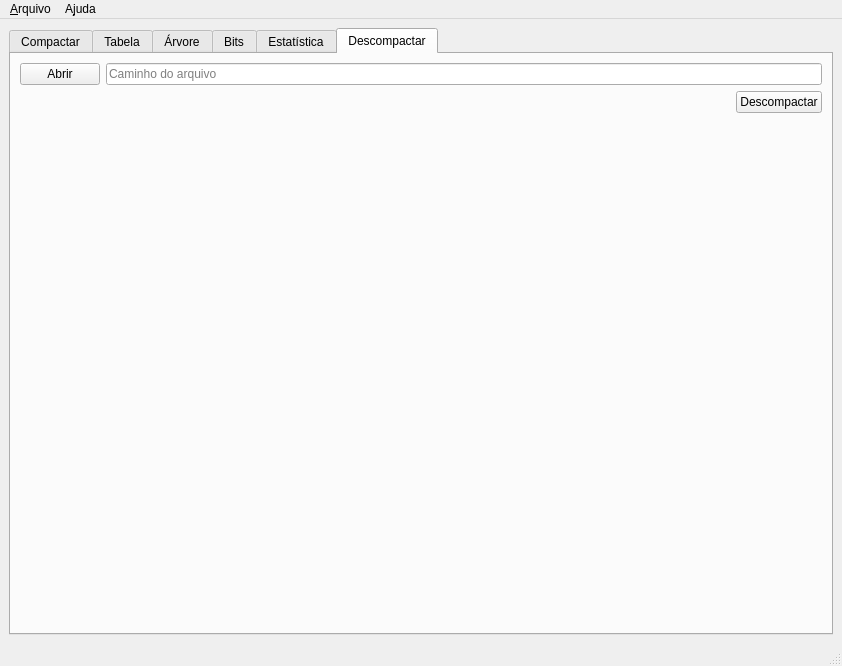
<?xml version="1.0" encoding="UTF-8"?>
<ui version="4.0">
 <class>MainWindow</class>
 <widget class="QMainWindow" name="MainWindow">
  <property name="geometry">
   <rect>
    <x>0</x>
    <y>0</y>
    <width>842</width>
    <height>666</height>
   </rect>
  </property>
  <property name="windowTitle">
   <string>Huffman Qt</string>
  </property>
  <widget class="QWidget" name="centralwidget">
   <layout class="QVBoxLayout" name="verticalLayout">
    <item>
     <widget class="QTabWidget" name="tabWidget">
      <property name="currentIndex">
       <number>5</number>
      </property>
      <widget class="QWidget" name="tab1">
       <attribute name="title">
        <string>Compactar</string>
       </attribute>
       <layout class="QVBoxLayout" name="verticalLayout_2">
        <item>
         <layout class="QVBoxLayout" name="verticalLayout_3">
          <item>
           <layout class="QHBoxLayout" name="horizontalLayout">
            <item>
             <widget class="QPushButton" name="pushButtonopen">
              <property name="text">
               <string>Abrir .txt</string>
              </property>
             </widget>
            </item>
            <item>
             <widget class="QLineEdit" name="lineEdit">
              <property name="placeholderText">
               <string>clarissa.txt</string>
              </property>
             </widget>
            </item>
           </layout>
          </item>
          <item>
           <widget class="QLabel" name="label_previa">
            <property name="text">
             <string>Prévia do texto</string>
            </property>
           </widget>
          </item>
          <item>
           <widget class="QPlainTextEdit" name="plainTextEdit"/>
          </item>
          <item>
           <layout class="QHBoxLayout" name="horizontalLayout_2">
            <item>
             <widget class="QPushButton" name="pushButton_save">
              <property name="text">
               <string>Salvar como</string>
              </property>
             </widget>
            </item>
            <item>
             <spacer name="horizontalSpacer">
              <property name="orientation">
               <enum>Qt::Orientation::Horizontal</enum>
              </property>
              <property name="sizeHint" stdset="0">
               <size>
                <width>40</width>
                <height>20</height>
               </size>
              </property>
             </spacer>
            </item>
            <item>
             <widget class="QPushButton" name="pushButton">
              <property name="text">
               <string>Compactar</string>
              </property>
             </widget>
            </item>
           </layout>
          </item>
         </layout>
        </item>
       </layout>
      </widget>
      <widget class="QWidget" name="tab2">
       <attribute name="title">
        <string>Tabela</string>
       </attribute>
       <layout class="QVBoxLayout" name="verticalLayout_4">
        <item>
         <widget class="QTableWidget" name="tableWidget">
          <property name="sizePolicy">
           <sizepolicy hsizetype="Expanding" vsizetype="Expanding">
            <horstretch>0</horstretch>
            <verstretch>0</verstretch>
           </sizepolicy>
          </property>
          <property name="alternatingRowColors">
           <bool>true</bool>
          </property>
          <attribute name="horizontalHeaderCascadingSectionResizes">
           <bool>true</bool>
          </attribute>
          <attribute name="horizontalHeaderMinimumSectionSize">
           <number>22</number>
          </attribute>
          <attribute name="horizontalHeaderHighlightSections">
           <bool>true</bool>
          </attribute>
          <attribute name="horizontalHeaderShowSortIndicator" stdset="0">
           <bool>false</bool>
          </attribute>
          <attribute name="horizontalHeaderStretchLastSection">
           <bool>false</bool>
          </attribute>
          <attribute name="verticalHeaderCascadingSectionResizes">
           <bool>false</bool>
          </attribute>
          <attribute name="verticalHeaderShowSortIndicator" stdset="0">
           <bool>false</bool>
          </attribute>
          <attribute name="verticalHeaderStretchLastSection">
           <bool>true</bool>
          </attribute>
          <column>
           <property name="text">
            <string>Caractere</string>
           </property>
          </column>
          <column>
           <property name="text">
            <string>Frequência</string>
           </property>
          </column>
          <column>
           <property name="text">
            <string>Código</string>
           </property>
          </column>
          <column>
           <property name="text">
            <string>Bits por ocorrência</string>
           </property>
          </column>
          <column>
           <property name="text">
            <string>Total de bits</string>
           </property>
          </column>
         </widget>
        </item>
       </layout>
      </widget>
      <widget class="QWidget" name="tab3">
       <attribute name="title">
        <string>Árvore</string>
       </attribute>
       <layout class="QVBoxLayout" name="verticalLayout_5">
        <item>
         <layout class="QHBoxLayout" name="horizontalLayout_4">
          <item>
           <widget class="QPushButton" name="pushButton_zoomOut">
            <property name="text">
             <string>-</string>
            </property>
           </widget>
          </item>
          <item>
           <widget class="QPushButton" name="pushButton_zoomReset">
            <property name="text">
             <string>100%</string>
            </property>
           </widget>
          </item>
          <item>
           <widget class="QPushButton" name="pushButton_zoomIn">
            <property name="text">
             <string>+</string>
            </property>
           </widget>
          </item>
          <item>
           <spacer name="horizontalSpacer_2">
            <property name="orientation">
             <enum>Qt::Orientation::Horizontal</enum>
            </property>
            <property name="sizeHint" stdset="0">
             <size>
              <width>40</width>
              <height>20</height>
             </size>
            </property>
           </spacer>
          </item>
          <item>
           <widget class="QPushButton" name="pushButton_export">
            <property name="text">
             <string>Exportar .png</string>
            </property>
           </widget>
          </item>
         </layout>
        </item>
        <item>
         <widget class="QGraphicsView" name="graphicsView"/>
        </item>
       </layout>
      </widget>
      <widget class="QWidget" name="tab4">
       <attribute name="title">
        <string>Bits</string>
       </attribute>
       <layout class="QVBoxLayout" name="verticalLayout_6">
        <item>
         <widget class="QPlainTextEdit" name="plainTextEdit_2"/>
        </item>
        <item>
         <layout class="QHBoxLayout" name="horizontalLayout_5">
          <item>
           <spacer name="horizontalSpacer_3">
            <property name="orientation">
             <enum>Qt::Orientation::Horizontal</enum>
            </property>
            <property name="sizeHint" stdset="0">
             <size>
              <width>40</width>
              <height>20</height>
             </size>
            </property>
           </spacer>
          </item>
          <item>
           <widget class="QPushButton" name="pushButton_copy">
            <property name="text">
             <string>Copiar</string>
            </property>
           </widget>
          </item>
         </layout>
        </item>
       </layout>
      </widget>
      <widget class="QWidget" name="tab5">
       <attribute name="title">
        <string>Estatística</string>
       </attribute>
       <layout class="QVBoxLayout" name="verticalLayout_7">
        <item>
         <layout class="QFormLayout" name="formLayout">
          <item row="0" column="0">
           <widget class="QLabel" name="label">
            <property name="text">
             <string>Tamanho Original: </string>
            </property>
           </widget>
          </item>
          <item row="0" column="1">
           <widget class="QLabel" name="label_2">
            <property name="text">
             <string>TextLabel</string>
            </property>
           </widget>
          </item>
          <item row="1" column="0">
           <widget class="QLabel" name="label_3">
            <property name="text">
             <string>Tamanho Comprimido: </string>
            </property>
           </widget>
          </item>
          <item row="1" column="1">
           <widget class="QLabel" name="label_4">
            <property name="text">
             <string>TextLabel</string>
            </property>
           </widget>
          </item>
          <item row="2" column="0">
           <widget class="QLabel" name="label_5">
            <property name="text">
             <string>Diferença</string>
            </property>
           </widget>
          </item>
          <item row="2" column="1">
           <widget class="QLabel" name="label_6">
            <property name="text">
             <string>TextLabel</string>
            </property>
           </widget>
          </item>
         </layout>
        </item>
        <item>
         <widget class="QPushButton" name="pushButton_2">
          <property name="text">
           <string>PushButton</string>
          </property>
         </widget>
        </item>
       </layout>
      </widget>
      <widget class="QWidget" name="tab6">
       <attribute name="title">
        <string>Descompactar</string>
       </attribute>
       <layout class="QVBoxLayout" name="verticalLayout_8">
        <item>
         <layout class="QHBoxLayout" name="horizontalLayout_6">
          <item>
           <widget class="QPushButton" name="pushButton_openComp">
            <property name="text">
             <string>Abrir</string>
            </property>
           </widget>
          </item>
          <item>
           <widget class="QLineEdit" name="lineEdit_compPath">
            <property name="placeholderText">
             <string>Caminho do arquivo</string>
            </property>
           </widget>
          </item>
         </layout>
        </item>
        <item>
         <layout class="QHBoxLayout" name="horizontalLayout_7">
          <item>
           <spacer name="horizontalSpacer_4">
            <property name="orientation">
             <enum>Qt::Orientation::Horizontal</enum>
            </property>
            <property name="sizeHint" stdset="0">
             <size>
              <width>40</width>
              <height>20</height>
             </size>
            </property>
           </spacer>
          </item>
          <item>
           <widget class="QPushButton" name="pushButton_descomp">
            <property name="text">
             <string>Descompactar</string>
            </property>
           </widget>
          </item>
         </layout>
        </item>
        <item>
         <spacer name="verticalSpacer">
          <property name="orientation">
           <enum>Qt::Orientation::Vertical</enum>
          </property>
          <property name="sizeHint" stdset="0">
           <size>
            <width>20</width>
            <height>40</height>
           </size>
          </property>
         </spacer>
        </item>
       </layout>
      </widget>
     </widget>
    </item>
    <item>
     <layout class="QHBoxLayout" name="horizontalLayout_3"/>
    </item>
   </layout>
  </widget>
  <widget class="QMenuBar" name="menubar">
   <property name="geometry">
    <rect>
     <x>0</x>
     <y>0</y>
     <width>842</width>
     <height>21</height>
    </rect>
   </property>
   <widget class="QMenu" name="menu_Arquivo">
    <property name="title">
     <string>&amp;Arquivo</string>
    </property>
    <addaction name="action_Abrir"/>
    <addaction name="action_Salvar"/>
    <addaction name="actionSai_r"/>
   </widget>
   <widget class="QMenu" name="menuA_juda">
    <property name="title">
     <string>A&amp;juda</string>
    </property>
    <addaction name="action_Sobre"/>
   </widget>
   <addaction name="menu_Arquivo"/>
   <addaction name="menuA_juda"/>
  </widget>
  <widget class="QStatusBar" name="statusbar"/>
  <action name="actionA_juda">
   <property name="text">
    <string>A&amp;juda</string>
   </property>
  </action>
  <action name="action_Sobre">
   <property name="text">
    <string>&amp;Sobre</string>
   </property>
  </action>
  <action name="action_Abrir">
   <property name="text">
    <string>&amp;Abrir</string>
   </property>
  </action>
  <action name="action_Salvar">
   <property name="text">
    <string>&amp;Salvar</string>
   </property>
  </action>
  <action name="actionSai_r">
   <property name="text">
    <string>Sai&amp;r</string>
   </property>
  </action>
 </widget>
 <resources/>
 <connections/>
</ui>
